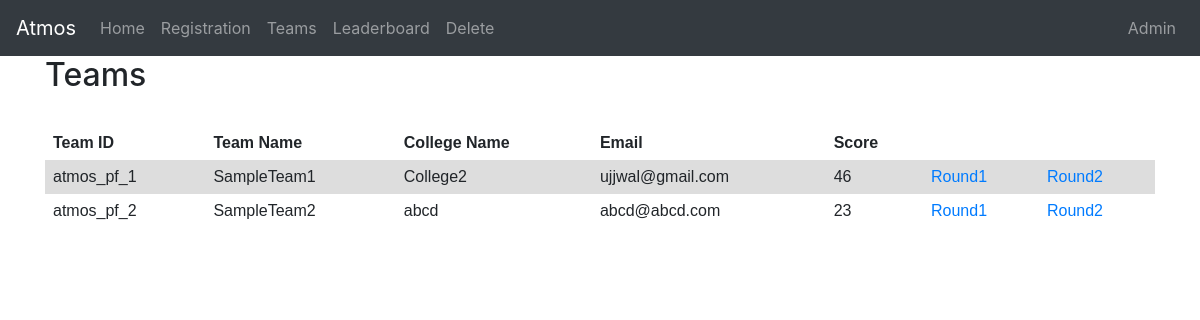
The page /teams/ on the database as committed earlier.
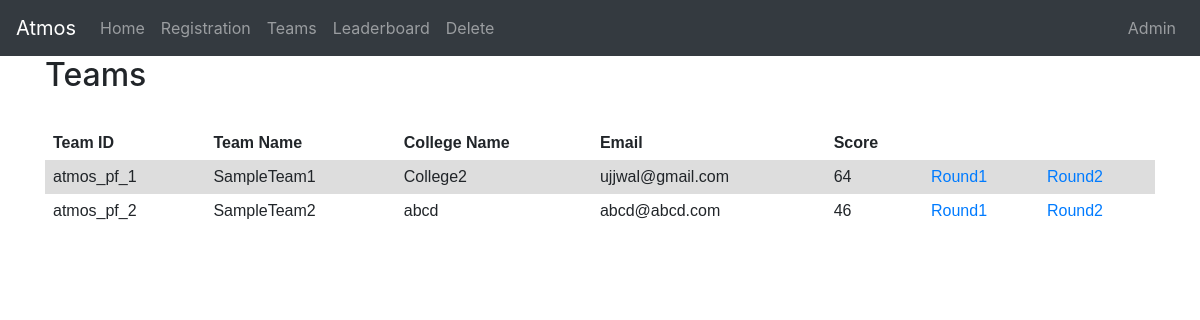
The same page on the database as committed later.
### portal/models.py (models this page shows, shortened)
class Team(models.Model):
    final_score = models.IntegerField(default=0)
    gate_set = models.IntegerField(default=-1)
    score1 = models.IntegerField(default=0)
    score2 = models.IntegerField(default=0)
    score3 = models.IntegerField(default=0)
    round1_done = models.BooleanField(default=False)
    round2_done = models.BooleanField(default=False)
    team_name = models.CharField(max_length=100, unique=True)
    college_name = models.CharField(max_length=100)
    email = models.EmailField()

### portal/views.py (the view)
# urls.py: path('teams/', views.teams, name='teams'),
def teams(request):
    teams = Team.objects.all()
    return render(
        request,
        'teams.html',
        context={'teams': teams}
    )

### portal/templates/teams.html (shortened to what this page needs)
{% extends "base.html" %}
{% block content %}
<div class="container">
<h2>Teams</h2>
<br>
<table>
	<tr>
		<th><b>Team ID</b></th>
		<th>Team Name</th>
		<th>College Name</th>
		<th>Email</th>
		<th>Score</th>
        <th></th>
        <th></th>
	</tr>
{% for team in teams %}
	<tr>
		<td>atmos_pf_{{team.pk}}</td>
		<td>{{team.team_name}}</td>
		<td>{{team.college_name}}</td>
		<td>{{team.email}}</td>
		<td>{{team.final_score}}</td>
        <td><a href="/round1/{{team.team_name}}/">Round1</a></td>
        <td><a href="/round2/{{team.team_name}}/">Round2</a></td>
	</tr>
{% endfor %}
</table>
</div>
{% endblock %}

Rows that differ between the two databases and show on the page:
changed Team "SampleTeam1": final_score "46" → "64"
changed Team "SampleTeam2": final_score "23" → "46"
